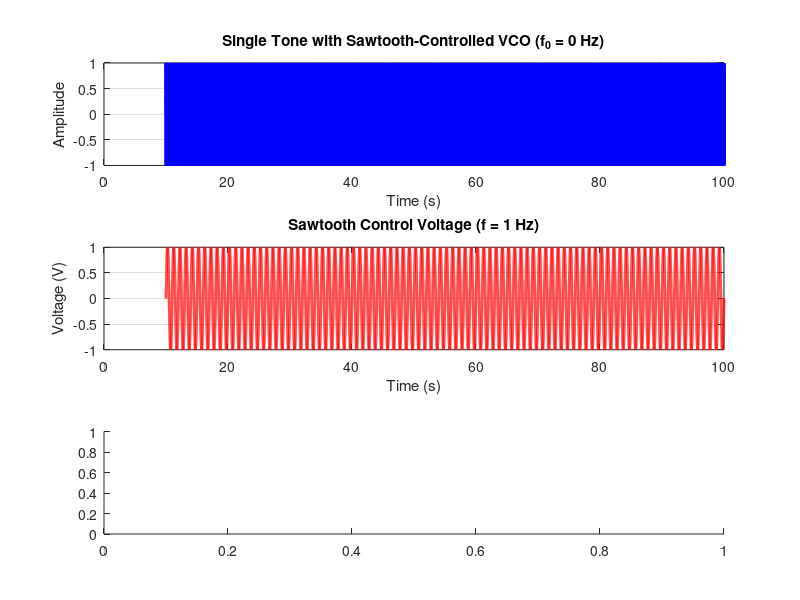

Write MATLAB code to recreate this figure. (Note: this script raises an error after producing the figure.)
% VCO-controlled single tone with sawtooth control and spectrogram
clear all;
close all;

% Time vector
fs = 1e3; % Sampling frequency (Hz)
t = 10:1/fs:100; % Time range for signal

% VCO parameters
f0 = 0; % Center frequency (Hz)
Kv = 1; % VCO gain (Hz/V)

% Sawtooth control voltage
f_control = 1; % Frequency of sawtooth wave (Hz)
V_control = sin(2 * pi * f_control * t); % Sawtooth wave, amplitude [-1, 1]

% Calculate time-varying output frequency from VCO
f_vco = f0 + Kv * V_control;

% Generate single tone with time-varying frequency
sine_out = sin(2*pi*f_vco.*t); % Generate sine wave

% Plot time-domain signal
figure;
subplot(3,1,1);
plot(t, sine_out, 'b-', 'LineWidth', 2);
grid on;
title(['Single Tone with Sawtooth-Controlled VCO (f_0 = ', num2str(f0), ' Hz)']);
xlabel('Time (s)');
ylabel('Amplitude');

% Plot control voltage
subplot(3,1,2);
plot(t, V_control, 'r-', 'LineWidth', 2);
grid on;
title(['Sawtooth Control Voltage (f = ', num2str(f_control), ' Hz)']);
xlabel('Time (s)');
ylabel('Voltage (V)');

% Compute and plot spectrogram
subplot(3,1,3);
window = hamming(256); % Window size for spectrogram
noverlap = 128; % Overlap between windows
nfft = 512; % Number of FFT points
spectrogram(sine_out, window, noverlap, nfft, fs, 'yaxis');
title('Spectrogram of Single Tone');
colormap('jet');
colorbar;